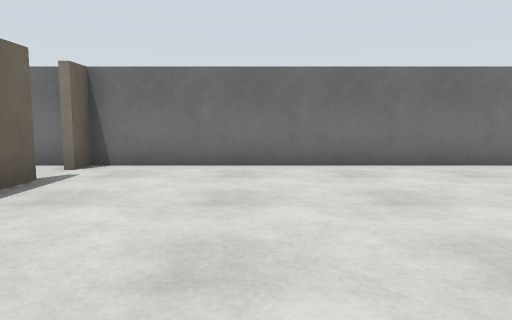
View 1 (above)

24 first-person views from a walk through a world built for the Gazebo simulator. The camera is 0.9 m above the floor, tilts 6° down and sees 70° across. The floor is counted in squares, 1 m on a side. Each view is taken from the middle of a square. On the plan, view 1 faces up. The plan holds only what a view shows up to about 12 squares ahead; the rest is blank.

View 2
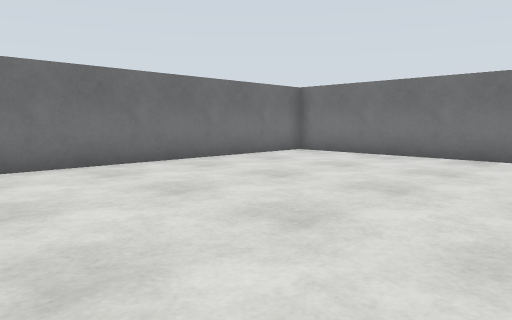

View 3
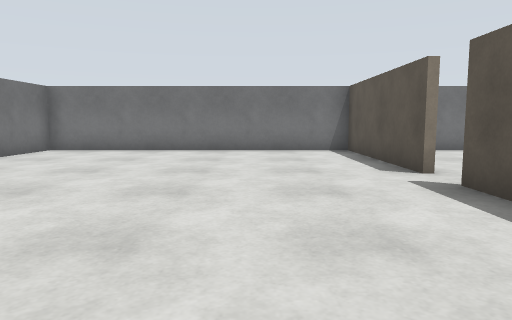

View 4
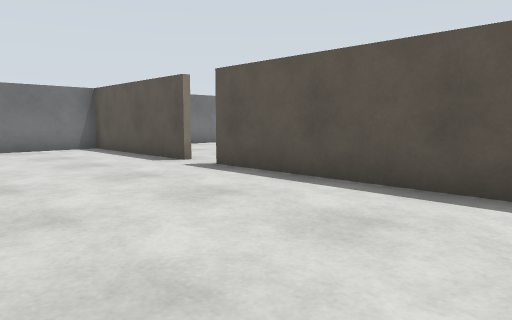

View 5
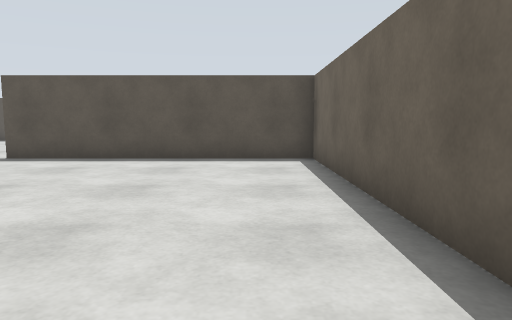

View 6
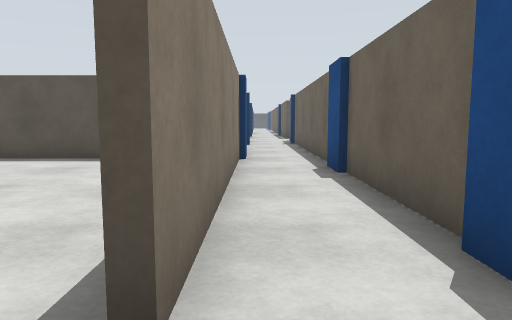

View 7
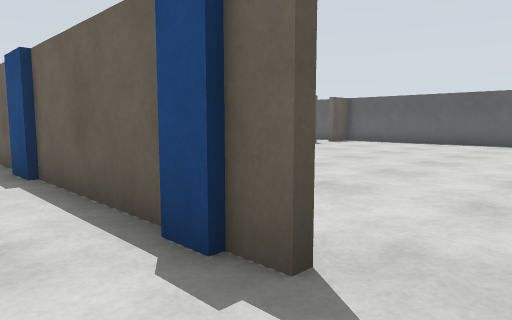

View 8
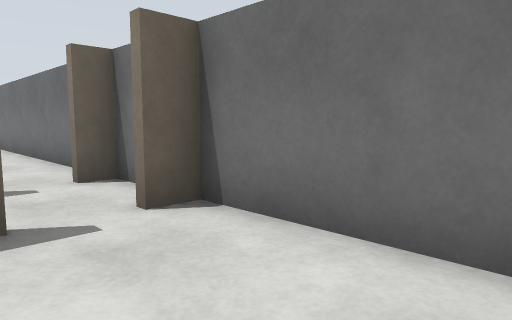

View 9
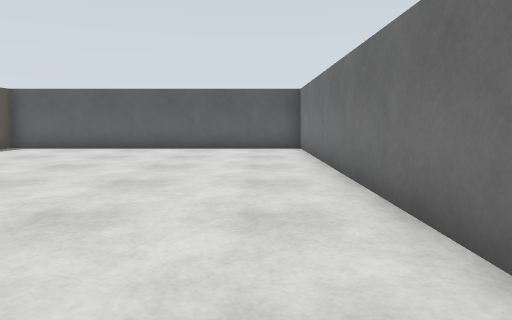

View 10
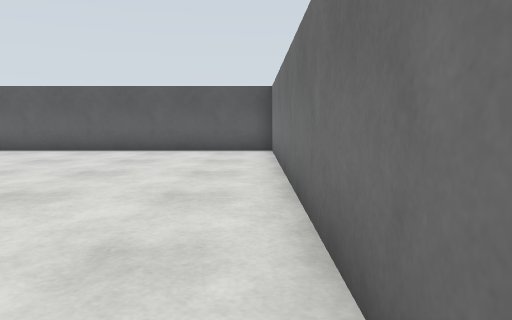

View 11
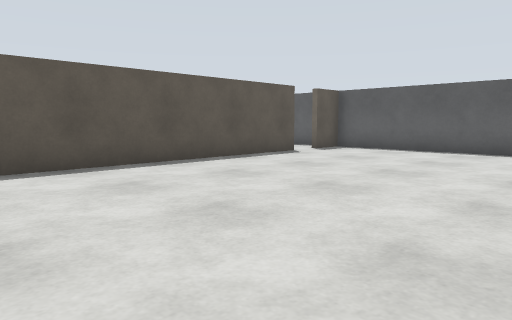

View 12
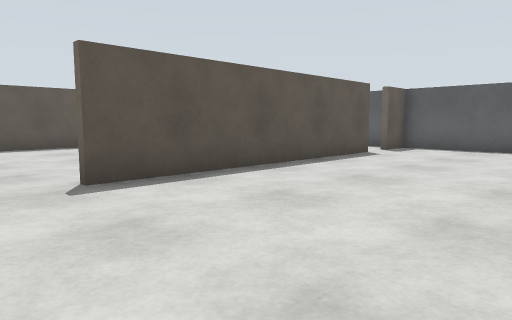

View 13
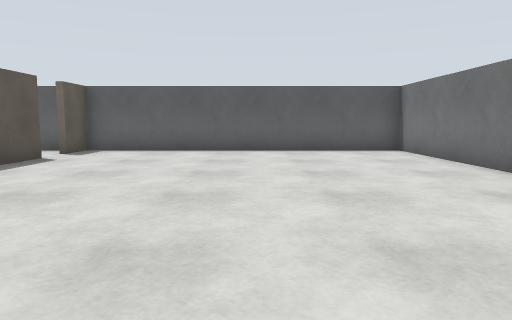

View 14
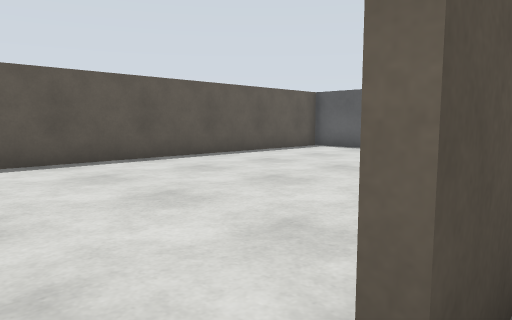

View 15
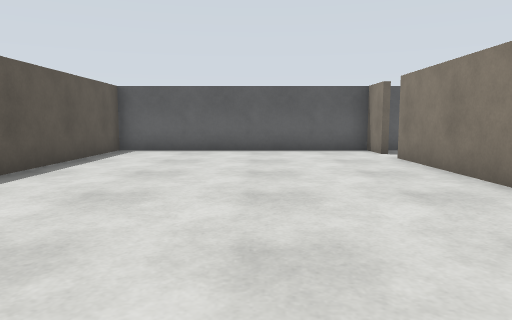

View 16
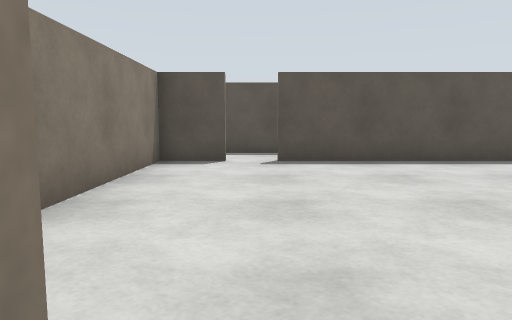

View 17
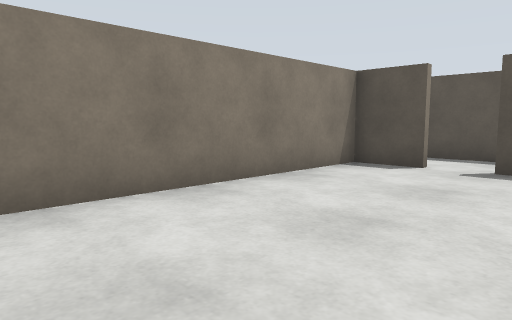

View 18
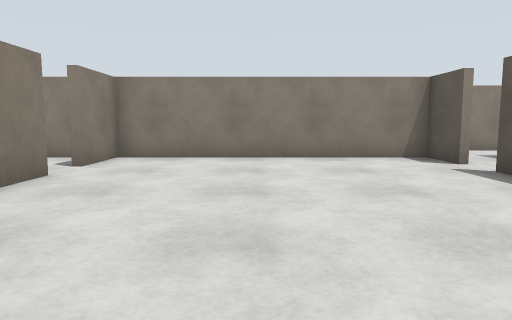

View 19
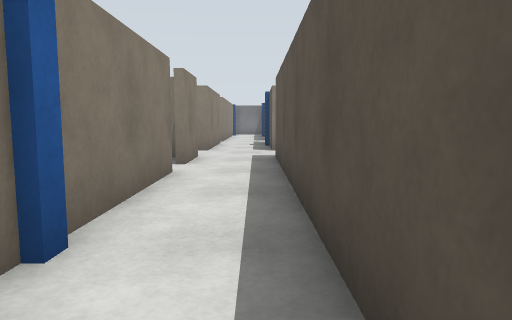

View 20
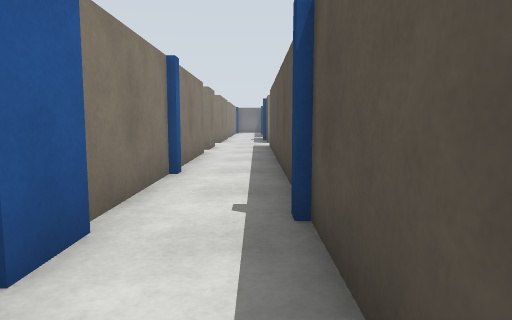

View 21
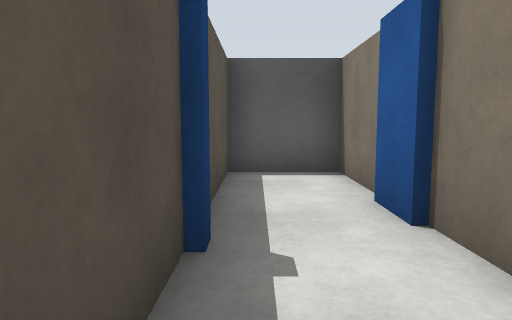

View 22
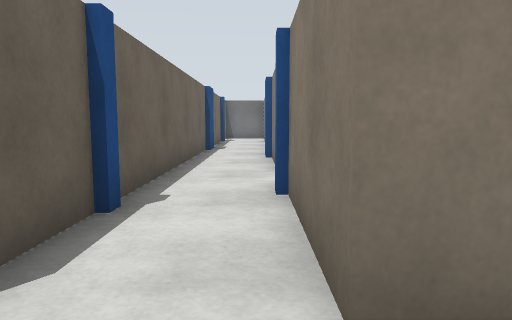

View 23
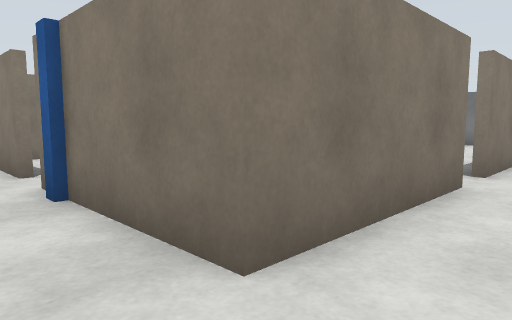

View 24
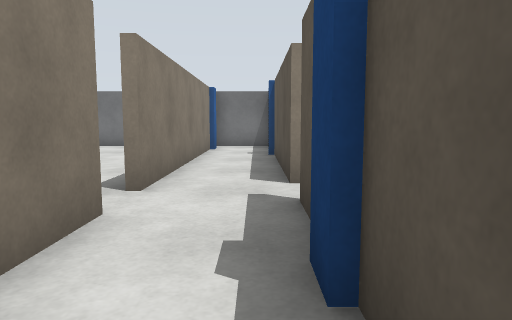

### Floor plan
Points are (right, up) in squares from view 1. A wall is a line through its corners. A room is listed if a view was taken in it or the views show most of it. See-through windows are left out.
Room 1 (views 1, 2, 3, 4, 5, 8)
walls: (5.2, -1.9) (10.5, -1.9) (10.5, 7.5) (-3.6, 7.5); (-3.4, 5.6) (-3.4, -1.9) (4.1, -1.9)
ways out: opening at (-3, 6.5) to room 2; opening at (5, -2)
objects: beige box (-3, 7)
Room 2 (views 6, 7, 9, 10, 11, 12, 13)
walls: (-5.6, 4.2) (-5.6, -6.4); (-7.6, 7.5) (-19.5, 7.5) (-19.5, -1.5); (-5.8, -1.6) (-5.8, -0.6); (-17.1, -2.3) (-8.9, -2.3); (-3.6, -1) (-3.6, 5.6); (-3.6, 7.5) (-5.6, 7.5); (-3.6, -5.4) (-3.6, -2.8)
ways out: opening at (-3, 6.5) to room 1; opening at (-7.5, -2) to room 3; gap at (-17, -2) to room 3; opening at (-4.5, -7) to room 6; opening at (-3, -6)
objects: blue box (-6, 0); blue box (-6, 5); beige box (-6, 7); blue box (-4, -2)
Room 3 (views 14, 15, 16, 17, 18)
walls: (-12.9, -2.5) (-17, -2.5); (-8.9, -2.5) (-10.1, -2.5); (-5.8, -7.5) (-5.8, -1.6); (-19.5, -10.3) (-8.5, -10.3); (-19.5, -1.5) (-19.5, -10); (-5.8, -9.4) (-5.8, -8.4)
ways out: opening at (-7.5, -2) to room 2; gap at (-17, -2) to room 2; opening at (-7.5, -10) to room 4
objects: beige box (-19, -2) to (-18, -2); beige box (-7, -2)
Room 4 (views 19, 20, 21)
walls: (-8.5, -10.5) (-19.5, -10.5); (-19.5, -10) (-19.5, -12.5) (-5.8, -12.5); (-5.8, -10.4) (-5.8, -9.4)
ways out: opening at (-7.5, -10) to room 3; opening at (-6, -11.5) to room 5
objects: blue box (-17, -11); blue box (-16, -12); blue box (-13, -11); beige box (-7, -10)
Room 5 (views 22, 23, 24)
walls: (0.2, -12.5) (1.1, -12.5); (0.6, -10.5) (-3.6, -10.5); (2.2, -12.5) (6.8, -12.5); (-3.6, -13.6) (-3.6, -12.5) (-1.2, -12.5); (8.9, -10.5) (1.6, -10.5)
ways out: opening at (-6, -11.5) to room 4; opening at (-4.5, -9.5) to room 6; opening at (1, -10); opening at (2, -13)
objects: blue box (-1, -12); blue box (7, -12); blue box (9, -11)
Room 6 (no view inside)
walls: (-5.8, -8.4) (-5.8, -7.5); (-5.6, -6.4) (-5.6, -9.9); (-3.6, -10.5) (-3.6, -7.8)
ways out: opening at (-4.5, -7) to room 2; opening at (-4.5, -9.5) to room 5
objects: blue box (-6, -8); blue box (-4, -7)

Positions as (right, up) in squares from view 1, and headings:
1: (0, 0), facing up
2: (1, 0), facing up-right
3: (-1, 1), facing right
4: (-2, 3), facing down-right
5: (-2, 7), facing down
6: (-4, 7), facing down
7: (-4, 7), facing down-left
8: (0, 5), facing up-left
9: (-7, 6), facing left
10: (-8, 7), facing left
11: (-8, 5), facing down-left
12: (-7, 3), facing down-left
13: (-8, 3), facing left
14: (-8, -2), facing down-left
15: (-8, -6), facing left
16: (-8, -2), facing down
17: (-10, -3), facing down-right
18: (-15, -6), facing right
19: (-15, -12), facing right
20: (-19, -12), facing right
21: (-13, -12), facing left
22: (-4, -12), facing up
23: (-5, -12), facing up-right
24: (-3, -12), facing right
